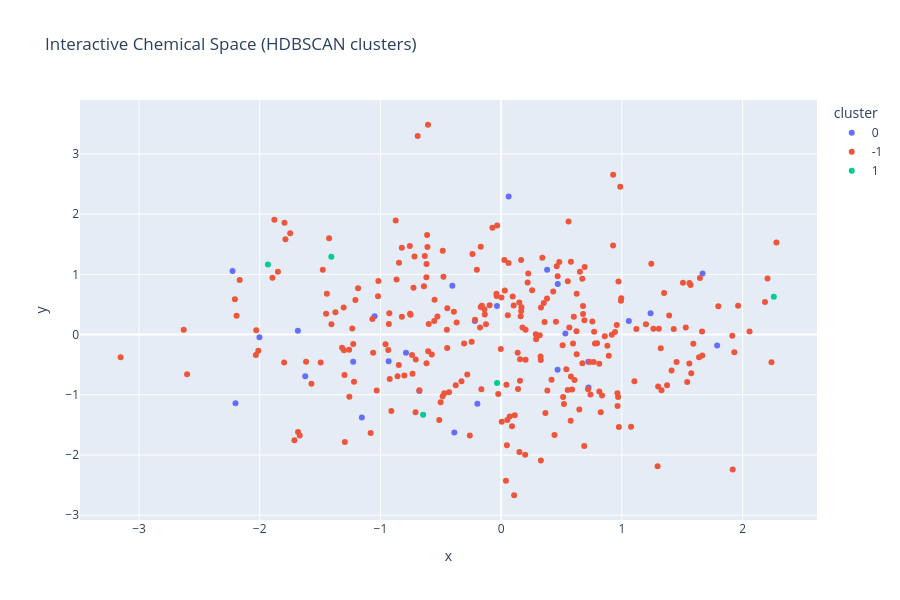

The code cell stored with this chart in its notebook:
### Code cell
## 🥈 EXT-B | HDBSCAN Clustering + Sphere Exclusion + Plotly Interactive
# ─────────────────────────────────────────────────────────────────────────────
import numpy as np
import pandas as pd
import matplotlib.pyplot as plt
from rdkit import Chem
from rdkit.Chem import AllChem, DataStructs

# ── 1. HDBSCAN Clustering ─────────────────────────────────────────────────────
try:
    import hdbscan

    # Assumes fp_matrix (N × D) and umap_2d (N × 2) exist from earlier cells
    # Fall back to demo data if not available
    try:
        X_hdb = fp_matrix
        emb   = umap_2d
        names = df['name'].tolist() if 'name' in df.columns else [str(i) for i in range(len(X_hdb))]
    except NameError:
        print("fp_matrix / umap_2d not in scope — generating demo data")
        n = 300
        X_hdb = np.random.rand(n, 2048).astype(np.float32)
        # Simple 2D UMAP placeholder
        emb   = np.random.randn(n, 2)
        names = [f"mol_{i}" for i in range(n)]

    clusterer = hdbscan.HDBSCAN(min_cluster_size=5, min_samples=3,
                                  metric='euclidean', cluster_selection_method='eom')
    hdb_labels = clusterer.fit_predict(X_hdb)
    n_clusters = len(set(hdb_labels)) - (1 if -1 in hdb_labels else 0)
    n_noise    = (hdb_labels == -1).sum()
    print(f"HDBSCAN → {n_clusters} clusters | {n_noise} noise points "
          f"({n_noise/len(hdb_labels):.1%})")

    # Visualise on UMAP embedding
    palette = plt.cm.tab20(np.linspace(0, 1, max(n_clusters, 1)))
    plt.figure(figsize=(9, 6))
    for cl in sorted(set(hdb_labels)):
        mask = hdb_labels == cl
        color = 'lightgray' if cl == -1 else palette[cl % len(palette)]
        label = 'Noise' if cl == -1 else f'Cluster {cl}'
        plt.scatter(emb[mask, 0], emb[mask, 1], c=[color], s=12, alpha=0.7, label=label)
    plt.title('HDBSCAN Clustering on UMAP Embedding')
    plt.xlabel('UMAP-1'); plt.ylabel('UMAP-2')
    if n_clusters <= 15:
        plt.legend(markerscale=2, fontsize=7, ncol=2)
    plt.tight_layout(); plt.show()

except ImportError:
    print("hdbscan not installed. Run:  pip install hdbscan")

# ── 2. Sphere Exclusion Diversity Picker ─────────────────────────────────────
def sphere_exclusion_picker(smiles_list, radius=0.4, n_picks=50):
    """
    Greedy sphere exclusion: pick molecules whose Tanimoto distance from all
    previously picked molecules exceeds `radius`.
    Returns indices of selected molecules.
    """
    fps = []
    valid_idx = []
    for i, smi in enumerate(smiles_list):
        mol = Chem.MolFromSmiles(str(smi))
        if mol is None: continue
        fps.append(AllChem.GetMorganFingerprintAsBitVect(mol, 2, nBits=2048))
        valid_idx.append(i)

    picked     = [0]
    picked_fps = [fps[0]]

    for i in range(1, len(fps)):
        sims = DataStructs.BulkTanimotoSimilarity(fps[i], picked_fps)
        if max(sims) < (1 - radius):
            picked.append(i)
            picked_fps.append(fps[i])
        if len(picked) >= n_picks:
            break

    return [valid_idx[p] for p in picked]

try:
    smiles_col = 'smiles' if 'smiles' in df_chembl.columns else df_chembl.columns[0]
    picked_idx = sphere_exclusion_picker(df_chembl[smiles_col].tolist(),
                                         radius=0.35, n_picks=100)
    df_diverse = df_chembl.iloc[picked_idx].reset_index(drop=True)
    print(f"\nSphere exclusion: picked {len(df_diverse)} diverse molecules "
          f"from {len(df_chembl)} (radius=0.35)")
    if 'SA_score' in df_diverse.columns:
        print(f"SA score of diverse set: mean={df_diverse['SA_score'].mean():.2f}")
except Exception as e:
    print(f"Sphere exclusion skipped: {e}")

# ── 3. Interactive Plotly Scatter (HTML export) ───────────────────────────────
try:
    import plotly.express as px

    plot_df = pd.DataFrame({
        'x':       emb[:, 0],
        'y':       emb[:, 1],
        'cluster': hdb_labels.astype(str),
        'name':    names,
    })
    if 'SA_score' in df_chembl.columns and len(df_chembl) == len(plot_df):
        plot_df['SA_score'] = df_chembl['SA_score'].values

    hover_cols = ['name', 'SA_score'] if 'SA_score' in plot_df.columns else ['name']
    fig = px.scatter(
        plot_df, x='x', y='y',
        color='cluster',
        hover_data=hover_cols,
        title='Interactive Chemical Space (HDBSCAN clusters)',
        width=900, height=600,
    )
    out_html = 'chemical_space_interactive.html'
    fig.write_html(out_html)
    fig.show()
    print(f"\nInteractive plot saved → {out_html}")
    print("Open in browser for hover tooltips, zoom, and pan.")
except ImportError:
    print("plotly not installed. Run:  pip install plotly")
except Exception as e:
    print(f"Plotly plot skipped: {e}")

### Figure 1 — Plotly figure (JSON) as saved in the notebook; plotly's stock layout.template omitted (floating-point values rounded to 4 significant figures; data arrays with more than 128 entries replaced by an {"elided": "..."} marker saying what was removed)
{"data": [{"customdata": [["mol_0"], ["mol_6"], ["mol_7"], ["mol_22"], ["mol_39"], ["mol_51"], ["mol_67"], ["mol_87"], ["mol_127"], ["mol_134"], ["mol_135"], ["mol_167"], ["mol_170"], ["mol_181"], ["mol_193"], ["mol_210"], ["mol_218"], ["mol_224"], ["mol_230"], ["mol_237"], ["mol_245"], ["mol_246"], ["mol_257"], ["mol_261"], ["mol_271"], ["mol_290"], ["mol_294"]], "hovertemplate": "cluster=0<br>x=%{x}<br>y=%{y}<br>name=%{customdata[0]}<extra></extra>", "legendgroup": "0", "marker": {"color": "#636efa", "symbol": "circle"}, "mode": "markers", "name": "0", "orientation": "v", "showlegend": true, "type": "scatter", "x": [-1.049, 1.058, -0.03468, -0.4046, 0.7227, -0.9319, -0.1969, -2.225, -1.623, 0.4675, 0.5321, -1.154, 1.238, -2.002, -0.7885, -1.226, 0.06234, -0.3881, 0.4687, -1.684, 0.3807, -0.6778, 0.7235, 1.669, -2.201, -0.2179, 1.789], "xaxis": "x", "y": [0.3051, 0.2258, 0.4731, 0.8126, -0.4527, -0.4408, -1.149, 1.055, -0.6912, -0.5858, 0.01731, -1.378, 0.3546, -0.04457, -0.3001, -0.4492, 2.295, -1.625, 0.8419, 0.06536, 1.076, -0.9363, -0.8781, 1.014, -1.14, 0.2238, -0.1801], "yaxis": "y"}, {"customdata": {"elided": "268x1 str values"}, "hovertemplate": "cluster=-1<br>x=%{x}<br>y=%{y}<br>name=%{customdata[0]}<extra></extra>", "legendgroup": "-1", "marker": {"color": "#EF553B", "symbol": "circle"}, "mode": "markers", "name": "-1", "orientation": "v", "showlegend": true, "type": "scatter", "x": {"elided": "268 float values"}, "xaxis": "x", "y": {"elided": "268 float values"}, "yaxis": "y"}, {"customdata": [["mol_17"], ["mol_120"], ["mol_189"], ["mol_240"], ["mol_249"]], "hovertemplate": "cluster=1<br>x=%{x}<br>y=%{y}<br>name=%{customdata[0]}<extra></extra>", "legendgroup": "1", "marker": {"color": "#00cc96", "symbol": "circle"}, "mode": "markers", "name": "1", "orientation": "v", "showlegend": true, "type": "scatter", "x": [-1.407, 2.259, -1.932, -0.6466, -0.03394], "xaxis": "x", "y": [1.293, 0.6282, 1.164, -1.331, -0.8049], "yaxis": "y"}], "layout": {"height": 600, "legend": {"title": {"text": "cluster"}, "tracegroupgap": 0}, "title": {"text": "Interactive Chemical Space (HDBSCAN clusters)"}, "width": 900, "xaxis": {"anchor": "y", "domain": [0, 1], "title": {"text": "x"}}, "yaxis": {"anchor": "x", "domain": [0, 1], "title": {"text": "y"}}}}
